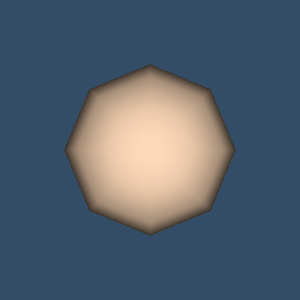

This figure's Python source:
#!/usr/bin/env python

# Render a 3D sphere using vtkSphereSource. The source produces a polygonal
# sphere centered at the origin.

# Factory overrides: importing these modules registers the OpenGL rendering
# and interaction style implementations for vtkRenderingCore factory classes.
import vtkmodules.vtkInteractionStyle  # noqa: F401
import vtkmodules.vtkRenderingOpenGL2  # noqa: F401
# VTK pipeline classes used in this example
from vtkmodules.vtkFiltersSources import vtkSphereSource
from vtkmodules.vtkRenderingCore import (
    vtkActor,
    vtkPolyDataMapper,
    vtkRenderWindow,
    vtkRenderWindowInteractor,
    vtkRenderer,
)

# Colors (normalized RGB)
peach_puff_rgb = (1.0, 0.855, 0.725)
dark_blue_background_rgb = (0.2, 0.302, 0.4)

# Source: generate sphere geometry
source = vtkSphereSource()

# Mapper: map poly data to graphics primitives
mapper = vtkPolyDataMapper()
mapper.SetInputConnection(source.GetOutputPort())

# Actor: assign visual properties
actor = vtkActor()
actor.SetMapper(mapper)
actor.GetProperty().SetColor(peach_puff_rgb)

# Renderer: assemble the scene
renderer = vtkRenderer()
renderer.AddActor(actor)
renderer.SetBackground(dark_blue_background_rgb)

# Window: display the rendered scene
render_window = vtkRenderWindow()
render_window.AddRenderer(renderer)
render_window.SetWindowName("geometric object sphere")
render_window.SetMultiSamples(0)
render_window.SetSize(300, 300)

# Interactor: handle mouse and keyboard events
render_window_interactor = vtkRenderWindowInteractor()
render_window_interactor.SetRenderWindow(render_window)

# Scene: configure the camera
renderer.ResetCamera()

# Start: launch the interactive visualization
render_window_interactor.Initialize()
render_window_interactor.Start()
